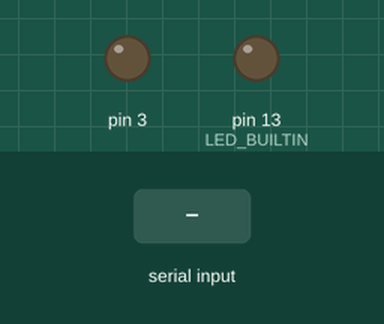
Simulated run of this sketch. Board: Arduino Uno, built with avr-gcc and run on an emulated ATmega328P. On the bench: output pins drawn as LEDs (lit = HIGH). Dashed ring = blinking. The inputs (shaded band) are chosen by the test bench.

Above: at 1.2 s.
1.3 s: "Y" received over Serial
At 2.1 s:
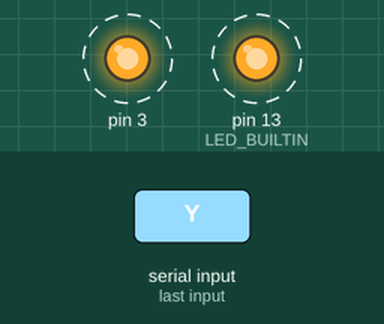
Timing chart, 0 to 10.3 s (numbered marks = the images above; inputs shaded):
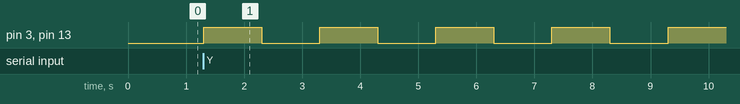

The sketch:

gpuAlert.ino
```cpp
void setup() {
	Serial.begin(9600);
  pinMode(LED_BUILTIN, OUTPUT);
  pinMode(3, OUTPUT);
}
void loop() {
	if(Serial.available() > 0) {
	  int data = Serial.read();
		if (data == 'Y'){
      for (int i = 0; i < 30; i++){
        digitalWrite(LED_BUILTIN, HIGH);
        digitalWrite(3, HIGH);
        delay(1000);
        digitalWrite(LED_BUILTIN, LOW);
        digitalWrite(3, LOW);
        delay(1000);
        if (i == 29){
          break;
        }
      }
    }
	}
}
```

Measured:
- after the input at 1.3 s, pin 3, pin 13 (LED_BUILTIN): alternates HIGH for 1.0 s and LOW for 1.0 s, starting at once
